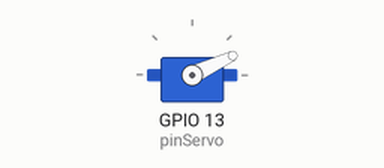
Bench run of a program on a simulated ESP32 board running MicroPython. Parts: servo. Servo angles are drawn from the pulse width (0.5 ms = 0°, 2.5 ms = 180°); library files of the repository ran but are not shown: 1 file(s).

Above: at 0.05 s.
At 1.5 s:
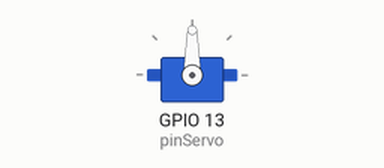
At 3.0 s:
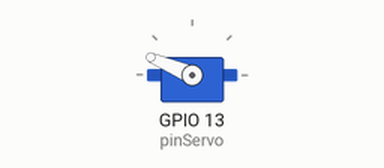
Timing chart, 0 to 6.9 s (numbered marks = the images above):
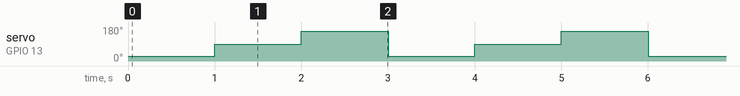

Measured:
- by itself, servo on GPIO 13 (pinServo): repeats every 3.0 s: 157° 1.0 s, 25° 1.0 s, 90° 1.0 s

The program:

main.py
```python
from machine import Pin, PWM

from time import sleep


pinServo = Pin(13)

servo = PWM(pinServo, freq=50)


while True:

    servo.duty(40)

    sleep(1)

    servo.duty(77)

    sleep(1)

    servo.duty(115)

    sleep(1)
```
